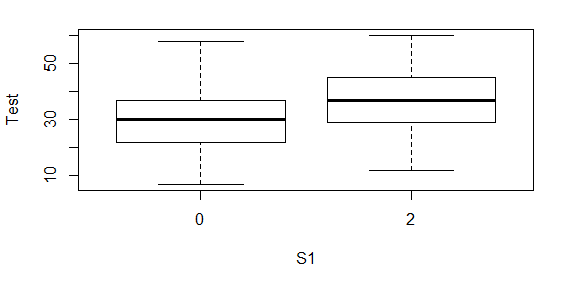

This chart was generated by the following R code:
data = read.csv('stat111.csv')
boxplot(data$Test ~ data$S1, xlab = 'S1', ylab = 'Test')
